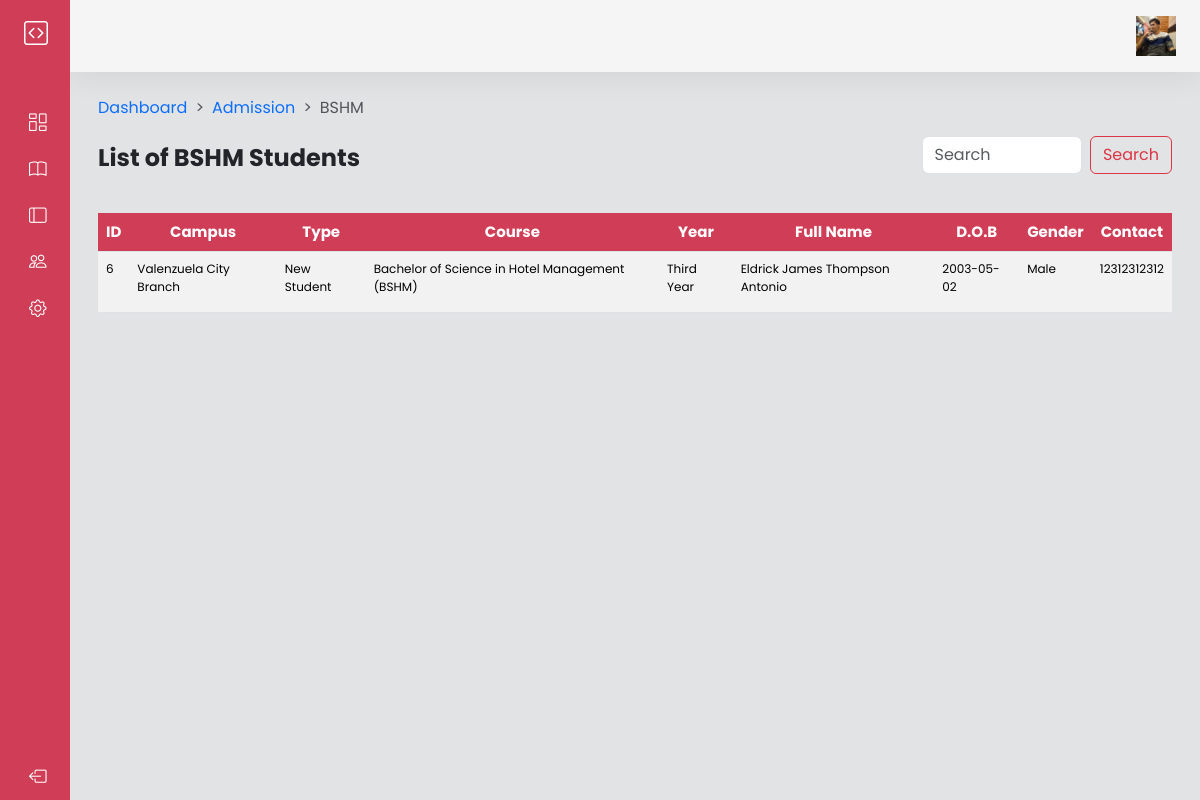
/ad-college-hm.php, run on the app's committed database.
### tables this page shows
CREATE TABLE `users` (
  `ID` int(11) NOT NULL,
  `username` varchar(255) NOT NULL,
  `password` varchar(255) NOT NULL,
  `img` varchar(255) NOT NULL
);

CREATE TABLE `bshm` (
  `ID` int(11) NOT NULL,
  `Campus` varchar(255) NOT NULL,
  `Type` varchar(255) NOT NULL,
  `CourseStrand` varchar(255) NOT NULL,
  `Yeargrade` varchar(255) NOT NULL,
  `FirstName` varchar(255) NOT NULL,
  `MiddleName` varchar(255) NOT NULL,
  `LastName` varchar(255) NOT NULL,
  `DateofBirth` date NOT NULL,
  `Gender` varchar(255) NOT NULL,
  `Contact` bigint(20) NOT NULL,
  `EmailAddress` varchar(255) NOT NULL,
  `Address` varchar(255) NOT NULL
);

### ad-college-hm.php (the view, shortened to what this page needs)
<?php
include 'config.php';
$sql = "SELECT ID, img FROM users";
$result1 = $conn->query($sql);
?>
<!DOCTYPE html>
<html lang="en">
  <head>
    <link
      href="https://cdn.jsdelivr.net/npm/bootstrap@5.3.3/dist/css/bootstrap.min.css"
      rel="stylesheet"
    />
    <link
      rel="stylesheet"
      href="https://cdn.jsdelivr.net/npm/bootstrap-icons@1.11.3/font/bootstrap-icons.min.css"
    />
    <link rel="stylesheet" href="ad-college-hm.css" />
  </head>
  <body>
    <div class="wrapper">
      <aside id="sidebar">
        <div class="d-flex">
          <button id="toggle-btn" type="button">
            <i class="bi bi-code-square"></i>
          </button>
        </div>
        <ul class="sidebar-nav">
          <li class="sidebar-item">
            <a
              href="admin-dashboard.php"
              class="sidebar-link"
              data-bs-toggle="tooltip"
              data-bs-placement="right"
              title="Dashboard"
            >
              <i class="bi bi-columns-gap"></i>
            </a>
          </li>
          <li class="sidebar-item">
            <a
              href="#"
              class="sidebar-link has-dropdown collapsed"
              data-bs-toggle="collapse"
              data-bs-target="#news"
              aria-expanded="false"
              aria-controls="news"
              ><i class="bi bi-book"></i> <span>News</span></a
            >
          </li>
          <li class="sidebar-item">
            <a
              href="#"
              class="sidebar-link has-dropdown collapsed"
              data-bs-toggle="collapse"
              data-bs-target="#admission"
              aria-expanded="false"
              aria-controls="admission"
              ><i class="bi bi-layout-sidebar"></i> <span>Admission</span></a
            >
          </li>
          <li class="sidebar-item">
            <a href="instructors.php" class="sidebar-link">
              <i class="bi bi-people"></i>
            </a>
          </li>
          <li class="sidebar-item">
            <a href="settings.php" class="sidebar-link">
              <i class="bi bi-gear"></i>
            </a>
          </li>
        </ul>
        <div class="sidebar-footer">
          <a href="index.php" class="sidebar-link">
            <i class="bi bi-box-arrow-left"></i>
          </a>
        </div>
      </aside>
      <div class="main bg-secondary-subtle">
        <nav class="navbar navbar-expand px-4 py-3">
          <div class="navbar-collapse collapse">
            <ul class="navbar-nav ms-auto">
              <li class="nav-item dropdown">
                <a href="#" class="nav-icon pe-md-0" data-bs-toggle="dropdown">
                <?php
                  if ($result1->num_rows > 0) {
                      while ($row = $result1->fetch_assoc()) {
                          echo '<img src="images/' . $row["img"] . '"  class="avatar img-fluid" alt="" />';
                      }
                  } else {
                      echo "0 results";
                  }
                  ?>
                </a>
              </li>
            </ul>
          </div>
        </nav>
        <main class="content px-3 py-4">
          <div class="container-fluid">
            <div class="mb-3">
              <nav style="--bs-breadcrumb-divider: '>'" aria-label="breadcrumb">
                <nav aria-label="breadcrumb">
                  <ol class="breadcrumb">
                    <li class="breadcrumb-item">
                      <a href="admin-dashboard.php">Dashboard</a>
                    </li>
                    <li class="breadcrumb-item"><a href="#">Admission</a></li>
                    <li class="breadcrumb-item active" aria-current="page">
                      BSHM
                    </li>
                  </ol>
                </nav>
              </nav>
              <div class="row">
                <div class="col-lg-9 col-md-6">
                  <h3 class="fw-bold fs-4 my-2">List of BSHM Students</h3>
                </div>
                <div class="col-lg-3 col-md-6">
                  <form class="d-flex" role="search" method = "GET">
                    <input
                      class="form-control me-2"
                      type="search"
                      placeholder="Search"
                      name = "search"
                      aria-label="Search"
                    />
                    <button class="btn btn-outline-danger" type="submit">
                      Search
                    </button>
                  </form>
                </div>
              </div>
              <div class="row mt-4">
                <div class="col-lg-12 mt-2" style="overflow: auto" id="style-1">
                  <table class="table table-striped">
                    <thead>
                      <tr class="highlight fs-6">
                      <th scope="col">ID</th>
                        <th scope="col">Campus</th>
                        <th scope="col">Type</th>
                        <th scope="col">Course</th>
                        <th scope="col">Year</th>
                        <th scope="col">Full Name</th>
                        <th scope="col">D.O.B</th>
                        <th scope="col">Gender</th>
                        <th scope="col">Contact</th>
                      </tr>
                    </thead>
                    <tbody class="tbody">
                    <?php
    $query = "SELECT * FROM bshm";
    $result = $conn->query($query);
    if ($result->num_rows > 0) {
        while ($row = $result->fetch_assoc()) {
            $fullName = $row['FirstName'] . ' ' . $row['MiddleName'] . ' ' . $row['LastName'];
            echo '
            <tr>
                <td>' . $row['ID'] . '</td>
                <td>' . $row['Campus'] . '</td>
                <td>' . $row['Type'] . '</td>
                <td>' . $row['CourseStrand'] . '</td>
                <td>' . $row['Yeargrade'] . '</td>
                <td>' . $fullName . '</td>
                <td>' . $row['DateofBirth'] . '</td>
                <td>' . $row['Gender'] . '</td>
                <td>' . $row['Contact'] . '</td>
            ';
        }
    } else {
        echo '<tr><td colspan="10">No results found</td></tr>';
    }
?>
                    </tbody>
                  </table>
                </div>
              </div>
            </div>
          </div>
        </main>
      </div>
    </div>
  </body>
</html>

### ad-college-hm.css (style rules this page uses)
a { text-decoration: none; }
li { list-style: none; }
body { font-family: "Poppins", sans-serif; }
.wrapper { display: flex; }
.main { display: flex; flex-direction: column; min-height: 100vh; width: 100%; overflow: hidden; transition: all 0.35s ease-in-out; background-color: #fff; min-width: 0; }
#sidebar { width: 70px; min-width: 70px; z-index: 1000; transition: all 0.25s ease-in-out; background-color: #d03d56; display: flex; flex-direction: column; }
#toggle-btn { background-color: transparent; cursor: pointer; border: 0; padding: 1rem 1.5rem; }
#toggle-btn i { font-size: 1.5rem; color: #fff; }
.sidebar-nav { padding: 2rem 0; flex: 1 1 auto; }
a.sidebar-link { padding: 0.625rem 1.625rem; color: #fff; display: block; font-size: 0.9rem; white-space: nowrap; border-left: 3px solid transparent; }
.sidebar-link i, .dropdown-item i { font-size: 1.1rem; margin-right: 0.75rem; }
.sidebar-item { position: relative; }
.navbar { background-color: #f5f5f5; box-shadow: 0 0 2rem rgba(33, 37, 41, 0.1); }
.navbar-expand .navbar-collapse { min-width: 150px; }
.avatar { height: 40px; width: 40px; }
tr.highlight th { font-size: 12px; background-color: #d03d56; color: #fff; }
.tbody { font-size: 12px; }
.content { flex: 1 1 auto; }
.table { height: 100px; width: 100%; }
.table th { text-align: center; font-size: 15px !important; }

### data on the page
users: img (picture)
bshm: ID "6", Campus "Valenzuela City Branch", Type "New Student", CourseStrand "Bachelor of Science in Hotel Management (BSHM)", Yeargrade "Third Year", fullName "Eldrick James Thompson Antonio", DateofBirth "2003-05-02", Gender "Male", Contact "12312312312"
